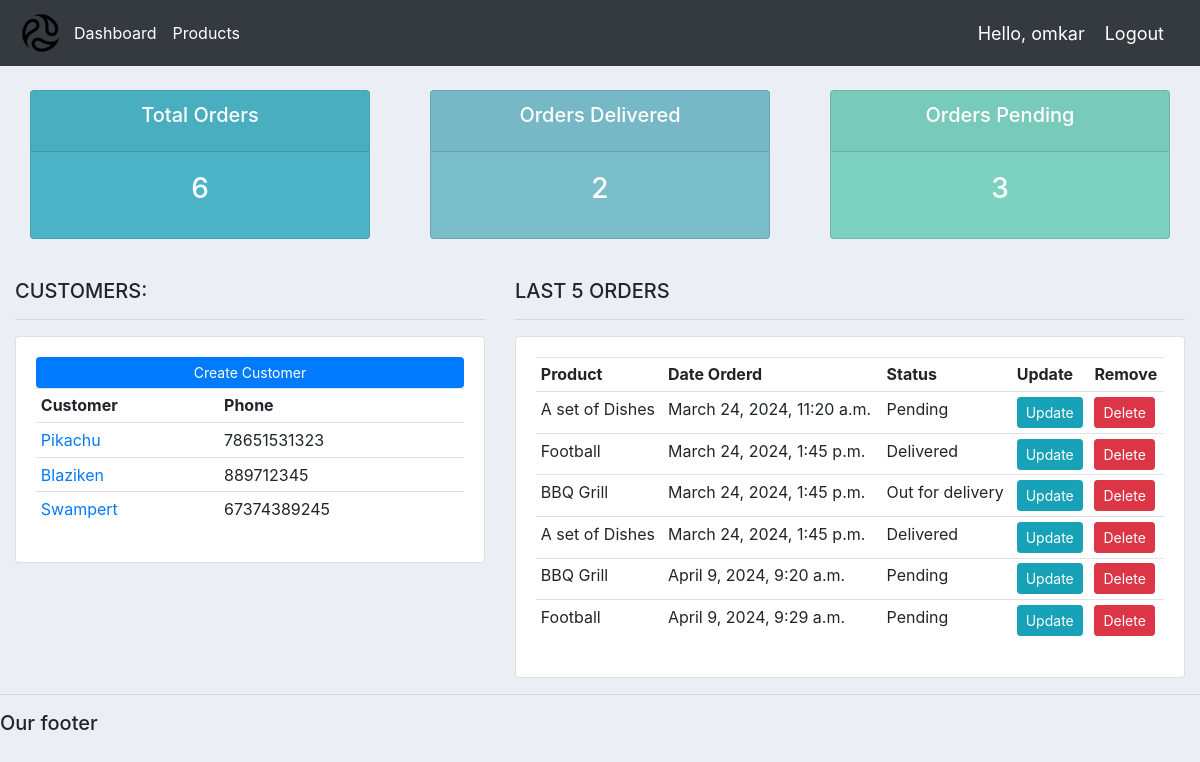
The app's page / (signed in), older data.
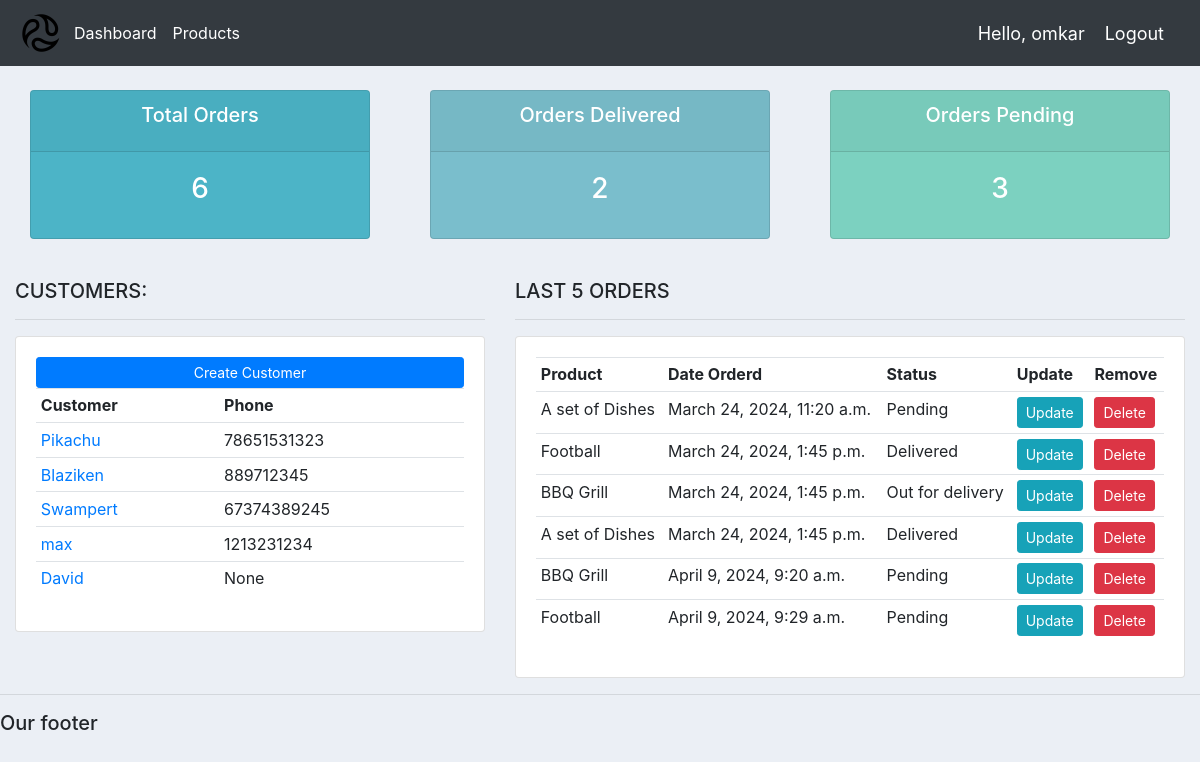
The same page, newer data.
### accounts/models.py (models this page shows, shortened)
class Customer(models.Model):
	user=models.OneToOneField(User,null=True,blank=True,on_delete=models.CASCADE)
	name = models.CharField(max_length=200, null=True)
	phone = models.CharField(max_length=200, null=True)
	email = models.CharField(max_length=200, null=True)
	profile_pic = models.ImageField(default="default_pfp.png", null=True, blank=True)
	date_created = models.DateTimeField(auto_now_add=True, null=True)

class Order(models.Model):
	STATUS = (
			('Pending', 'Pending'),
			('Out for delivery', 'Out for delivery'),
			('Delivered', 'Delivered'),
			)
	customer=models.ForeignKey(Customer,null=True,on_delete=models.CASCADE)
	product=models.ForeignKey(Product,null=True,on_delete=models.SET_NULL)
	status = models.CharField(max_length=200, null=True, choices=STATUS)
	date_created = models.DateTimeField(auto_now_add=True, null=True)

class Product(models.Model):
	CATEGORY = (
			('Indoor', 'Indoor'),
			('Out Door', 'Out Door'),
			)
	name = models.CharField(max_length=200, null=True)
	price=models.FloatField(null=True)
	category=models.CharField(max_length=200, null=True,choices=CATEGORY)
	description=models.CharField(max_length=2000, null=True,blank=True)
	date_created = models.DateTimeField(auto_now_add=True, null=True)
	tag=models.ManyToManyField(Tag,blank=True)
	def __str__(self):
	    return self.name

### accounts/decoraters.py (the view)
        def wrapper(request,*args,**kwargs):
                group = None
                if request.user.groups.exists():
                    group = request.user.groups.all()[0].name
                if group in allowed_roles:
                    return view_func(request, *args, **kwargs)
                else:
                    return HttpResponse('You are not authorized to view this page')

### accounts/decoraters.py (called while the page is built)
def allowed_user(allowed_roles=[]):
    def decorater(view_func):
        def wrapper(request,*args,**kwargs):
                group = None
                if request.user.groups.exists():
                    group = request.user.groups.all()[0].name
                if group in allowed_roles:
                    return view_func(request, *args, **kwargs)
                else:
                    return HttpResponse('You are not authorized to view this page')
        return wrapper
    return decorater

### accounts/views.py (called while the page is built)
@login_required(login_url='login')
@allowed_user(['admin'])
def home(request):
    customer=Customer.objects.all()
    orders=Order.objects.all()
    order_cnt=orders.count()
    customer_cnt=customer.count()
    orders_pending=orders.filter(status='Pending').count()
    order_delivered=orders.filter(status='Delivered').count()
    context={'Customer_dict':customer,'Order_dict':orders,'pending':orders_pending,'delivered':order_delivered,
             'order_count':order_cnt}
    return render(request,'accounts/dashboard.html',context)

### accounts/templates/accounts/dashboard.html
{%  extends 'accounts/main.html' %}
{% block content %}
{%  include 'accounts/status.html' %}
<br>
<div class="row">
	<div class="col-md-5">
		<h5>CUSTOMERS:</h5>
		<hr>
		<div class="card card-body">
			<a class="btn btn-primary  btn-sm btn-block" href="{% url 'create_customer' %}">Create Customer</a>
			<table class="table table-sm">
				<tr>
					<th>Customer</th>
					<th>Phone</th>
				</tr>
				{% for i in Customer_dict %}
				<tr>
					<td><a href="{% url 'customer' i.id %}">{{i.name}}</a></td>
					<td>{{i.phone}}</td>
				</tr>
				{% endfor %}
			</table>
		</div>
	</div>
	<div class="col-md-7">
		<h5>LAST 5 ORDERS</h5>
		<hr>
		<div class="card card-body">
			<table class="table table-sm">
				<tr>
					<th>Product</th>
					<th>Date Orderd</th>
					<th>Status</th>
					<th>Update</th>
					<th>Remove</th>
				</tr>
				{% for i in Order_dict %}
				<tr>
					<td>{{i.product}}</td>
					<td>{{i.date_created}}</td>
					<td>{{i.status}}</td>
					<td><a class="btn btn-sm btn-info" href="{% url 'update_order' i.id %}">Update</a></td>
				    <td><a class="btn btn-sm btn-danger"href="{% url 'delete_order' i.id %}">Delete</a></td>
				</tr>
				{% endfor %}
			</table>
		</div>
	</div>
</div>
{% endblock %}

### accounts/templates/accounts/Navbar.html (shortened to what this page needs)
{% load static %}
<nav class="navbar navbar-expand-lg navbar-dark bg-dark">
    <img src="{% static '/images/logo.png' %}" alt="logo"  style="max-width: 100%; height: 50px;;">
    <div class="collapse navbar-collapse" id="navbarNav">
      <ul class="navbar-nav">
        <li class="nav-item active">
          <a class="nav-link" href="{% url 'home'%}">Dashboard</a>
        </li>
        <li class="nav-item active">
          <a class="nav-link" href="{% url 'product'%}">Products</a>
        </li>
      </ul>
      </div>
      <span class="hello-msg">Hello, {{request.user}}</span>
      <span ><a  class="hello-msg" href="{% url 'logout' %}">Logout</a></span>
  </nav>

### accounts/templates/accounts/status.html
<br>
<div class="row">
	<div class="col">
		<div class="col-md">
			<div class="card text-center text-white  mb-3" id="total-orders">
			  	<div class="card-header">
			  		<h5 class="card-title">Total Orders</h5>
			  	</div>
			  	<div class="card-body">
			    	<h3 class="card-title">
						{{order_count}}
					</h3>
			  	</div>
			</div>
		</div>
	</div>
	<div class="col">
		<div class="col-md">
			<div class="card text-center text-white  mb-3" id="orders-delivered">
			  	<div class="card-header">
			  		<h5 class="card-title">Orders Delivered</h5>
			  	</div>
			  	<div class="card-body">
			    	<h3 class="card-title">
						{{delivered}}
					</h3>
			  	</div>
			</div>
		</div>
	</div>
	<div class="col">
		<div class="col-md">
			<div class="card text-center text-white  mb-3" id="orders-pending">
			  	<div class="card-header">
			  		<h5 class="card-title">Orders Pending</h5>
			  	</div>
			  	<div class="card-body">
			    	<h3 class="card-title">
						{{pending}}
					</h3>
			  	</div>
			</div>
		</div>
	</div>
</div>

### static/css/main.css (style rules this page uses)
body { background-color: #ebeff5; }
#total-orders { background-color: #4cb4c7; }
#orders-delivered { background-color: #7abecc; }
#orders-pending { background-color: #7CD1C0; }

### accounts/templates/accounts/Navbar.html (style rules this page uses)
.hello-msg { font-size: 18px; color: #fff; margin-right: 20px; }

Row changes from the older to the newer data that the page shows:
added Customer: name "max", phone "1213231234"
added Customer: name "David", phone "None"
